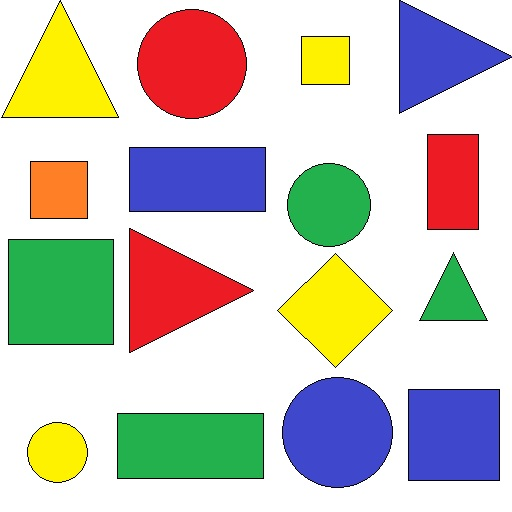
#> input picture Resources/shapes.jpg, 512 x 512 px
$ python chapter8.py
#> lines starting #> are read from the running program, lines starting #| are printed output that depends on the picture; after the words box and inside, x2 and y2 are one past the last pixel; in counts of white or black regions, pixels touching at a corner belong together
"""
Chapter 8: Contours & Shape Detection
"""
import cv2
import numpy as np

def stackImages(scale, imgArray):
    rows = len(imgArray)
    cols = len(imgArray[0])
    rowsAvailable = isinstance(imgArray[0], list)
    width = imgArray[0][0].shape[1]
    height = imgArray[0][0].shape[0]
    if rowsAvailable:
        for x in range(0, rows):
            for y in range(0, cols):
                if imgArray[x][y].shape[:2] == imgArray[0][0].shape [:2]:
                    imgArray[x][y] = cv2.resize(imgArray[x][y], (0, 0), None, scale, scale)
                else:
                    imgArray[x][y] = cv2.resize(imgArray[x][y], (imgArray[0][0].shape[1], imgArray[0][0].shape[0]), None, scale, scale)
                if len(imgArray[x][y].shape) == 2:imgArray[x][y] = cv2.cvtColor(imgArray[x][y], cv2.COLOR_GRAY2BGR)
        imageBlank = np.zeros((height, width, 3), np.uint8)
        hor = [imageBlank] * rows
        hor_con = [imageBlank] * rows
        for x in range(0, rows):
            hor[x] = np.hstack(imgArray[x])
        ver = np.vstack(hor)
    else:
        for x in range(0, rows):
            if imgArray[x].shape[:2] == imgArray[0].shape[:2]:
                imgArray[x] = cv2.resize(imgArray[x], (0, 0), None, scale, scale)
            else:
                imgArray[x] = cv2.resize(imgArray[x], (imgArray[0].shape[1], imgArray[0].shape[0]), None, scale, scale)
            if len(imgArray[x].shape) == 2:imgArray[x] = cv2.cvtColor(imgArray[x], cv2.COLOR_GRAY2BGR)
        hor = np.hstack(imgArray)
        ver = hor
    return ver

def getContours(img):
    contours, hierarchy = cv2.findContours(img, cv2.RETR_EXTERNAL, cv2.CHAIN_APPROX_NONE)
    for cnt in contours:
        area = cv2.contourArea(cnt)
        print(area)
#        cv2.drawContours(imgContour, cnt, -1, (255, 0, 0), 3)
        if area >= 100:
            cv2.drawContours(imgContour, cnt, -1, (255, 0, 0), 3)

            peri = cv2.arcLength(cnt, True)
            print(peri)

            approx = cv2.approxPolyDP(cnt, 0.02*peri, True)
            print(len(approx))

            objCor = len(approx)
            x, y, w, h = cv2.boundingRect(approx)
            cv2.rectangle(imgContour, (x, y), (x+w, y+h), (0, 255, 0), 2)

            if objCor == 3: objectType = "Triangle"
            elif objCor == 4:
                aspRatio = w / float(h)
                if aspRatio >= 0.95 and aspRatio <= 1.05: objectType = "Square"
                else: objectType = "Rectangle"
            elif objCor > 4: objectType = "Circle"
#            else: objectType="None"

            cv2.putText(imgContour, objectType, (x + (w // 2) - 40, y + (h // 2) + 10), cv2.FONT_HERSHEY_COMPLEX, 0.8, (0, 0, 0), 2)

path = "Resources/shapes.jpg"

img = cv2.imread(path)
#> img is the input picture: shape (512, 512, 3); mean B, G, R 187.6, 198.5, 202.1
# cv2.imshow("Original", img)

imgContour = img.copy()

imgGrey = cv2.cvtColor(img, cv2.COLOR_BGR2GRAY)
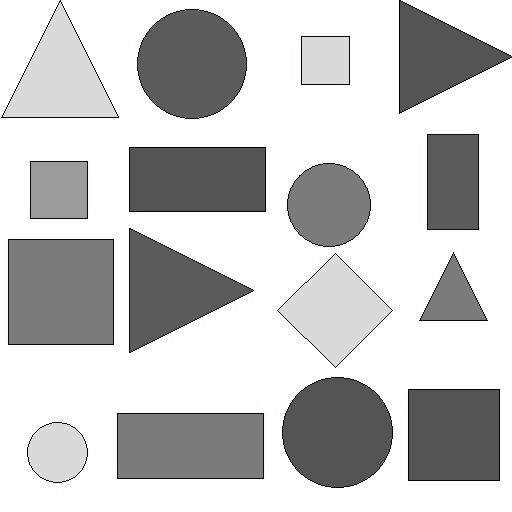
#> imgGrey: shape (512, 512); min 0, max 255, mean 198.3
# cv2.imshow("Grey Scale", imgGrey)

imgBlur = cv2.GaussianBlur(imgGrey, (7, 7), 1)
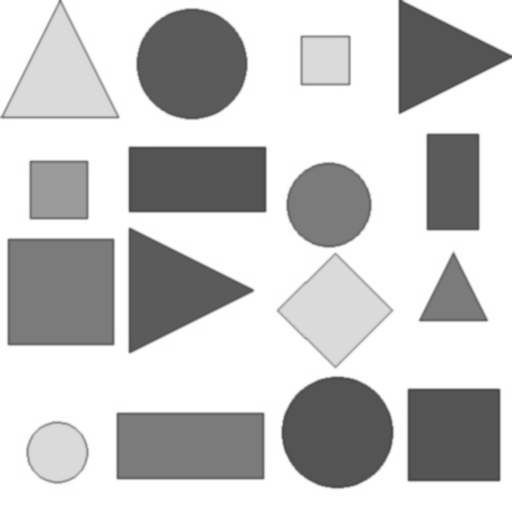
#> imgBlur: shape (512, 512); min 68, max 255, mean 198.3
# cv2.imshow("Blurred", imgBlur)

imgCanny = cv2.Canny(imgBlur, 50, 50)
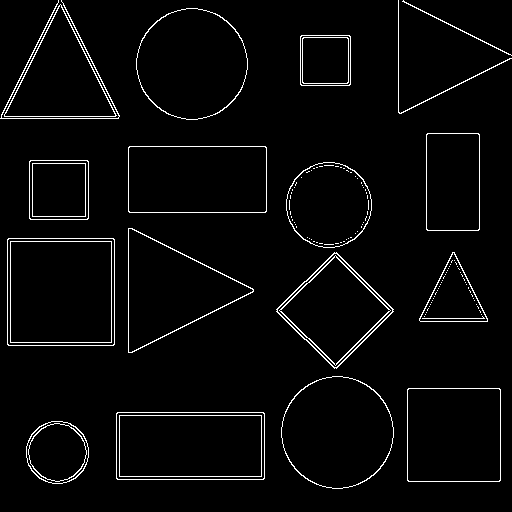
#> imgCanny: shape (512, 512); 3.2% white in thin lines or dots
# cv2.imshow("Edge Detection", imgCanny)

getContours(imgCanny)
#> in getContours, `contours, hierarchy = cv2.findContours(img, cv2.RETR_EXTERNAL, cv2.CHA..`: contours = 18 contours; largest, box (x1, y1, x2, y2) and area: (7, 238, 115, 346) 11447, (116, 412, 265, 480) 9914, (281, 376, 394, 489) 9774, (136, 8, 248, 120) 9595, (128, 146, 267, 213) 9106
#> the loop in getContours, `for cnt in contours:` made 18 passes
#> (area, peri, approx, objCor, x, y, w, h) on passes 2, 3, 6, 7, 10, 11, 12, 13: (9914, 427.7, [[116, 413], [117, 479], [264, 478], [263, 412]], 4, 116, 412, 149, 68), (8647, 369.7, [[408, 388], [407, 480], [499, 481], [500, 389]], 4, 407, 388, 94, 94), (7012, 335.8, [[334, 252], [276, 311], [336, 368], [393, 309]], 4, 276, 252, 118, 117), (11447, 425.7, [[8, 238], [7, 344], [113, 345], [114, 239]], 4, 7, 238, 108, 108), (3479, 233.7, [[30, 160], [29, 218], [87, 219], [88, 161]], 4, 29, 160, 60, 60), (9106, 405.7, [[128, 147], [129, 212], [266, 211], [265, 146]], 4, 128, 146, 139, 67), (5139, 297.7, [[427, 133], [426, 229], [478, 230], [479, 134]], 4, 426, 133, 54, 98), (2498, 197.7, [[301, 35], [300, 84], [349, 85], [350, 36]], 4, 300, 35, 51, 51)
#> (area, peri, approx, objCor, x, y, w, h) on passes 5, 8, 15: (2480.5, 234.8, [[452, 252], [419, 320], [487, 321]], 3, 419, 252, 69, 70), (8119, 426.5, [[128, 228], [128, 352], [253, 291]], 3, 128, 228, 126, 125), (6382.5, 381.8, [[60, 4], [4, 116], [116, 115]], 3, 4, 4, 113, 113)
#> (printed output is left out)
#> after the loop in getContours, `for cnt in contours:`:
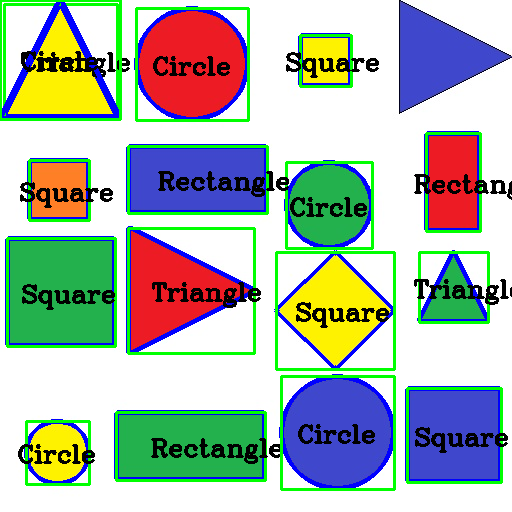
#> imgContour: shape (512, 512, 3); 16.72% of pixels changed, all inside (x1, y1, x2, y2) = (0, 0, 512, 491)

imgBlank = np.zeros_like(img)

imgStack = stackImages(0.6, ([img, imgGrey, imgBlur], [imgCanny, imgContour, imgBlank]))
#> after the loop in stackImages, `for x in range(0, rows):`: hor = 2 items
#> in stackImages, `ver = np.vstack(hor)`:
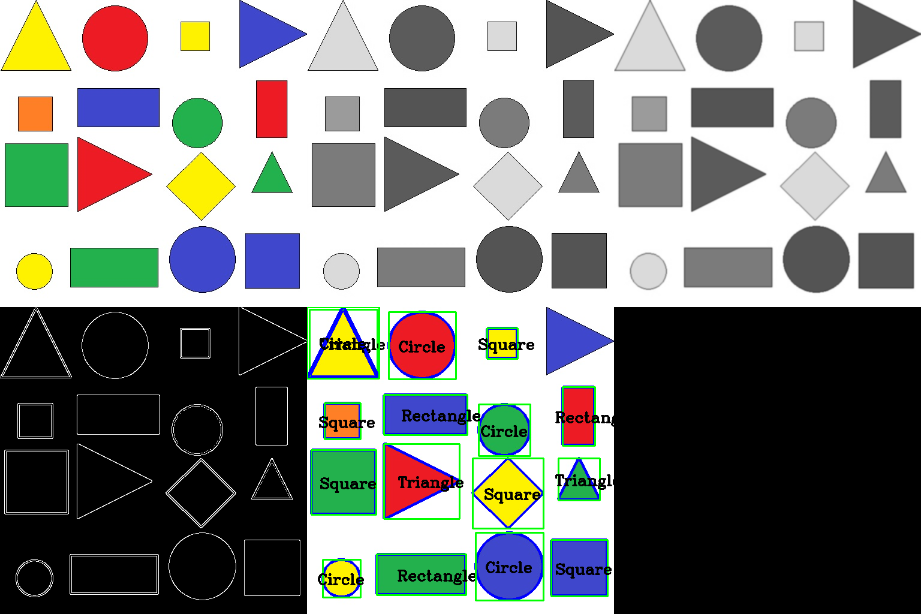
#> ver: shape (614, 921, 3); mean of channels 0, 1, 2 127.4, 131, 129.4; drawn as B, G, R
cv2.imshow("Stacked", imgStack)

cv2.waitKey(0)

"""
Press 'Q' to exit examples
"""

$ run again, with Resources/cards.jpg copied over Resources/shapes.jpg
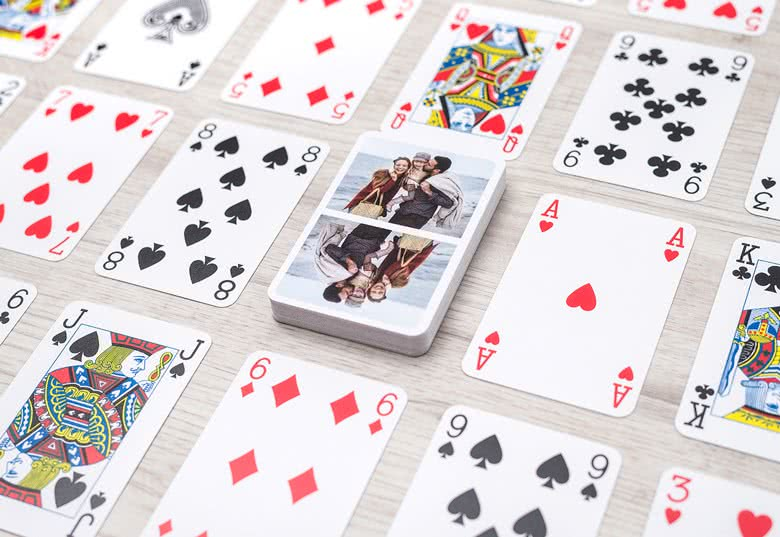
#> input picture Resources/cards.jpg, 780 x 537 px
#> img is the input picture: shape (537, 780, 3); mean B, G, R 215.6, 213.9, 221.7
#> `imgCanny = cv2.Canny(imgBlur, 50, 50)`:
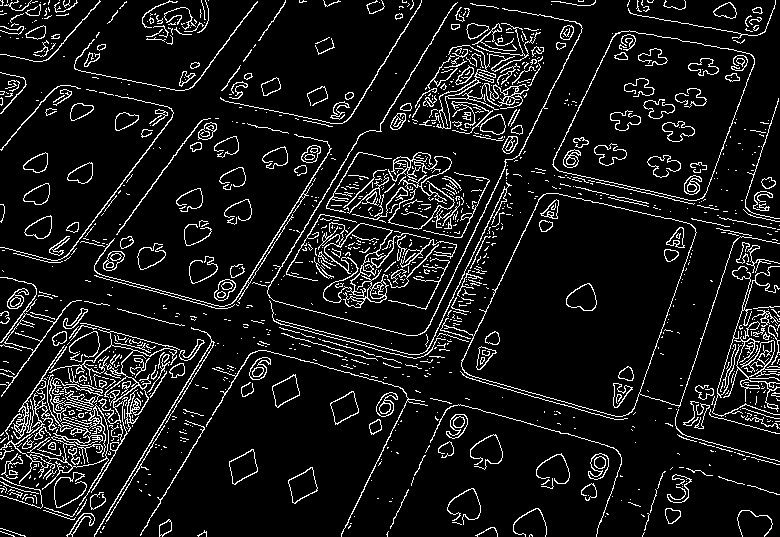
#> imgCanny: shape (537, 780); 9.2% white in thin lines or dots
#> contours = 1246 contours, 1112 with area under 20; largest, box (x1, y1, x2, y2) and area: (440, 193, 780, 417) 33977, (552, 30, 755, 201) 22888, (323, 222, 430, 303) 2192, (0, 277, 82, 397) 1093, (49, 329, 180, 493) 1070
#> the loop in getContours, `for cnt in contours:` made 1246 passes
#> (area, peri, approx, objCor, x, y, w, h) on passes 204, 281, 335, 475: (123, 46.63, [[379, 419], [369, 424], [371, 434], [381, 429]], 4, 369, 419, 13, 16), (550, 102.9, [[353, 391], [330, 403], [335, 424], [358, 412]], 4, 330, 391, 29, 34), (530.5, 101.5, [[295, 374], [272, 386], [277, 407], [299, 395]], 4, 272, 374, 28, 34), (135, 750.6, [[206, 332], [191, 327], [211, 342], [94, 536]], 4, 94, 327, 118, 210)
#> (printed output is left out)
#> after the loop in stackImages, `for x in range(0, rows):`: hor = 2 items
#> in stackImages, `ver = np.vstack(hor)`:
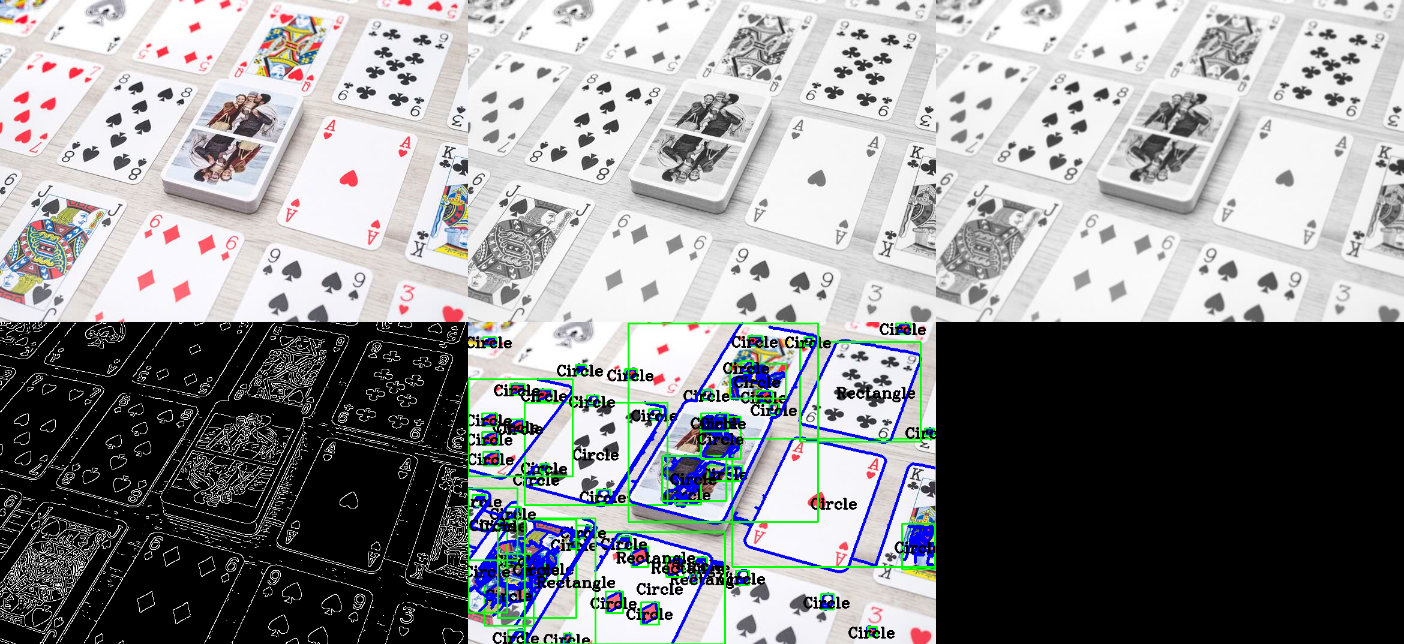
#> ver: shape (644, 1404, 3); mean of channels 0, 1, 2 143.5, 142.1, 141.1; drawn as B, G, R
